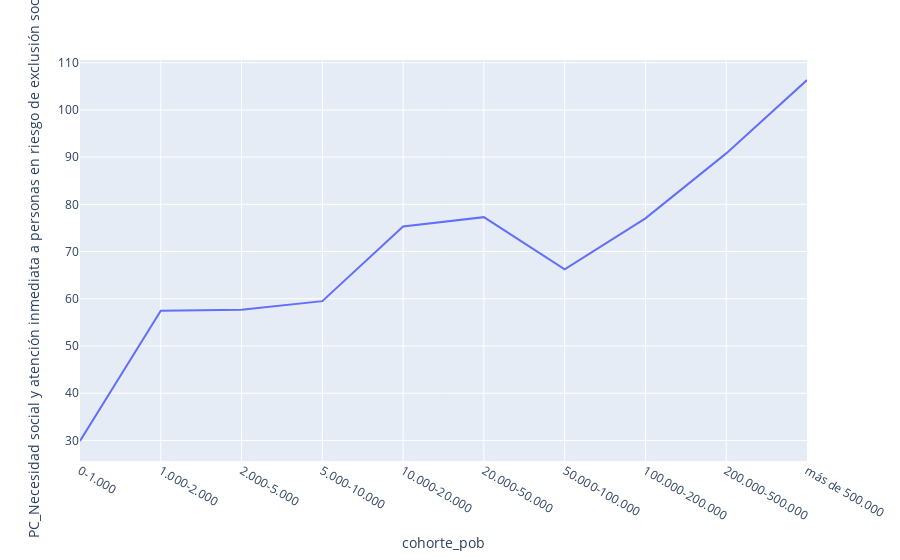

Here is the notebook cell this chart was saved with:
### Code cell
px.line(pivot, x="cohorte_pob", y=pc)

### Figure 1 — Plotly figure (JSON) as saved in the notebook; plotly's stock layout.template omitted (floating-point values rounded to 4 significant figures)
{"data": [{"hovertemplate": "cohorte_pob=%{x}<br>PC_Necesidad social y atención inmediata a personas en riesgo de exclusión social=%{y}<extra></extra>", "legendgroup": "", "line": {"color": "#636efa", "dash": "solid"}, "mode": "lines", "name": "", "orientation": "v", "showlegend": false, "type": "scatter", "x": ["0-1.000", "1.000-2.000", "2.000-5.000", "5.000-10.000", "10.000-20.000", "20.000-50.000", "50.000-100.000", "100.000-200.000", "200.000-500.000", "más de 500.000"], "xaxis": "x", "y": [29.89, 57.45, 57.67, 59.49, 75.33, 77.29, 66.25, 77.04, 90.79, 106.3], "yaxis": "y"}], "layout": {"autosize": true, "legend": {"tracegroupgap": 0}, "margin": {"t": 60}, "xaxis": {"anchor": "y", "autorange": true, "domain": [0, 1], "range": [0, 9], "title": {"text": "cohorte_pob"}, "type": "category"}, "yaxis": {"anchor": "x", "autorange": true, "domain": [0, 1], "range": [25.64, 110.6], "title": {"text": "PC_Necesidad social y atención inmediata a personas en riesgo de exclusión social"}, "type": "linear"}}}
